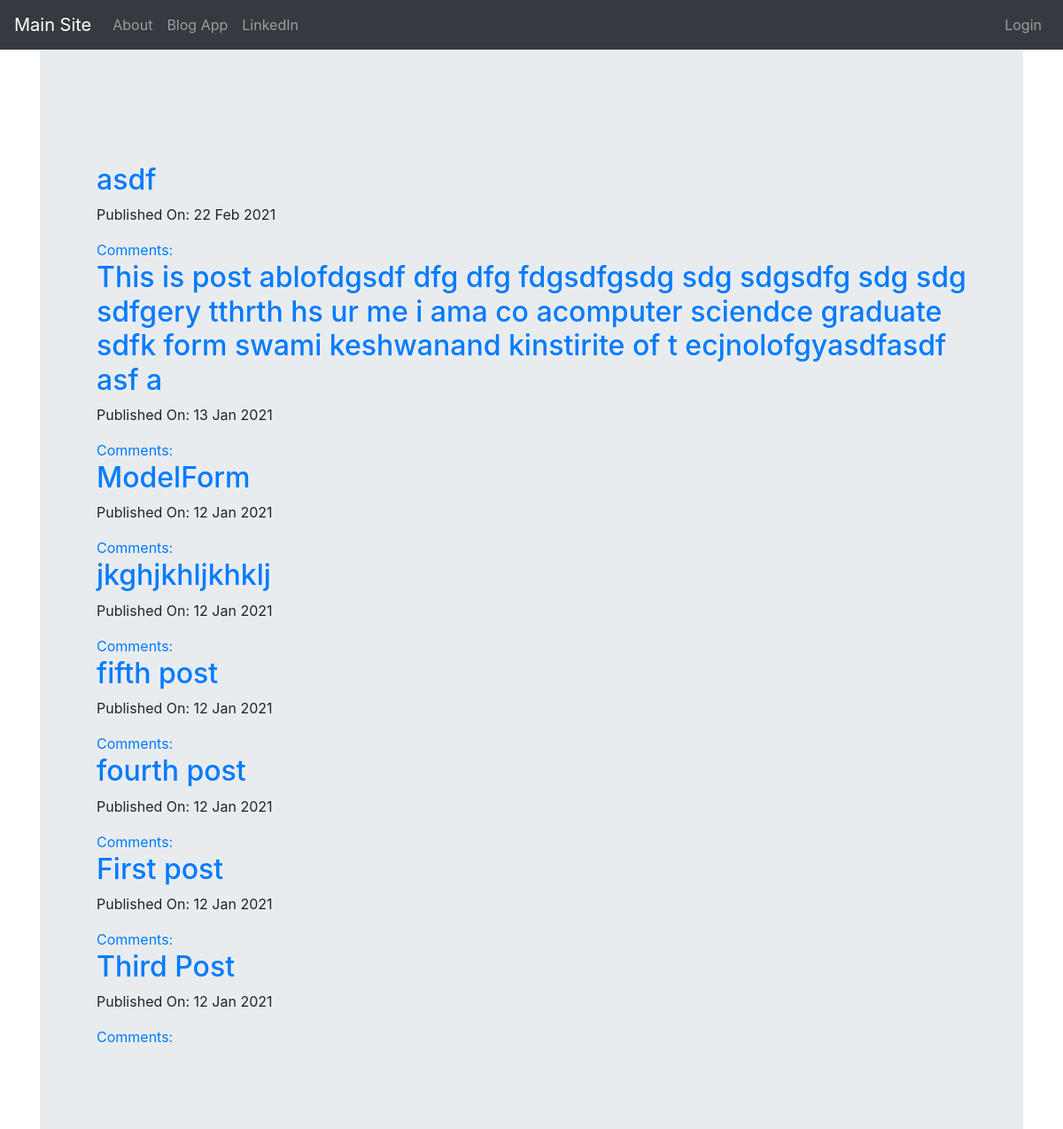
The page / on the database its author committed.
### blog/models.py (models this page shows, shortened)
class Post(models.Model):
    author = models.ForeignKey('auth.User', on_delete=models.CASCADE)#Try other options for cascade
    title = models.CharField(max_length=200)
    text = models.TextField()
    creation_date = models.DateTimeField(default=timezone.now)
    publishion_date = models.DateTimeField(blank=True, null=True)#Its not necessary to publish post it
    def publish(self):
        self.publishion_date = timezone.now()
        self.save()

### blog/views.py (the view)
# urls.py: path('', views.PostListView.as_view(), name='post_list'),
class PostListView(ListView):
    model = Post
    def get_queryset(self):
        return Post.objects.filter(publishion_date__lte=timezone.now()).order_by('-publishion_date')

### blog/templates/blog/post_list.html
{% extends 'blog/base.html' %}
{% block content %}
  <div class="jumbotron">
    {% for post in post_list %}
      <div class="post">
        <h2><a href="{% url 'post_detail' pk=post.pk %}">{{ post.title }}</a></h2>
        <div class="date">
          <p>Published On: {{ post.publishion_date|date:"d M Y" }}</p>
        </div>
        <a href="{% url 'post_detail' pk=post.pk %}">Comments: {{post.approved_comments.count}}</a>
      </div>
    {% endfor %}
  </div>
{% endblock %}

### blog/templates/blog/base.html (shortened to what this page needs)
<!DOCTYPE html>
{% load static %}
<html lang="en" dir="ltr">
  <head>
    <link rel="stylesheet" href="https://maxcdn.bootstrapcdn.com/bootstrap/4.0.0/css/bootstrap.min.css">
    <link href="https://maxcdn.bootstrapcdn.com/font-awesome/4.7.0/css/font-awesome.min.css" rel="stylesheet">
    <link rel="stylesheet" href="//cdn.jsdelivr.net/npm/medium-editor@latest/dist/css/medium-editor.min.css" type="text/css" media="screen" charset="utf-8">
    <link rel="stylesheet" href="{% static 'css/blog.css' %}">
  </head>
  <body>
      <nav class="navbar navbar-expand-lg navbar-dark bg-dark">
        <a class="navbar-brand" href="#">Main Site</a>
        <div class="collapse navbar-collapse" id="navbarNav">
          <ul class="navbar-nav">
            <li class="nav-item">
              <a class="nav-link" href="{% url 'about' %}">About</a>
            </li>
            <li class="nav-item">
              <a class="nav-link" href="{% url 'post_list' %}">Blog App</a>
            </li>
            <li class="nav-item">
              <a class="nav-link" href="https://www.linkedin.com/">LinkedIn</a>
            </li>
          </ul>
          <ul class="navbar-nav ml-auto">
            {% if user.is_authenticated %}
              <li class="nav-item">
                <a class="nav-link" href="{% url 'post_new' %}">New Post</a>
              </li>
              <li class="nav-item">
                <a class="nav-link" href="{% url 'post_draft_list' %}">Drafts</a>
              </li>
              <li class="nav-item">
                <a class="nav-link" href="{% url 'logout' %}">Logout</a>
              </li>
              <li class="nav-item">
                <a  class="nav-link">Welcome: {{user.username}}</a>
              </li>
            {% else %}
              <li class="nav-item">
                <a class="nav-link" href="{% url 'login' %}">Login</a>
              </li>
            {% endif %}
          </ul>
        </div>
      </nav>
      <div class="container">
        <div class="jumbotron blog_post">
          {% block content %}
          {% endblock %}
        </div>
      </div>
  </body>
</html>

### rows shown on the page
Post: title "asdf", publishion_date "22 Feb 2021"
Post: title "This is post ablofdgsdf dfg dfg fdgsdfgsdg sdg sdgsdfg sdg sdg sdfgery tthrth hs ur me i ama co acomputer sciendce graduate sdfk form swami keshwanand kinstirite of t ecjnolofgyasdfasdf asf a", publishion_date "13 Jan 2021"
Post: title "ModelForm", publishion_date "12 Jan 2021"
Post: title "jkghjkhljkhklj", publishion_date "12 Jan 2021"
Post: title "fifth post", publishion_date "12 Jan 2021"
Post: title "fourth post", publishion_date "12 Jan 2021"
Post: title "First post", publishion_date "12 Jan 2021"
Post: title "Third Post", publishion_date "12 Jan 2021"
